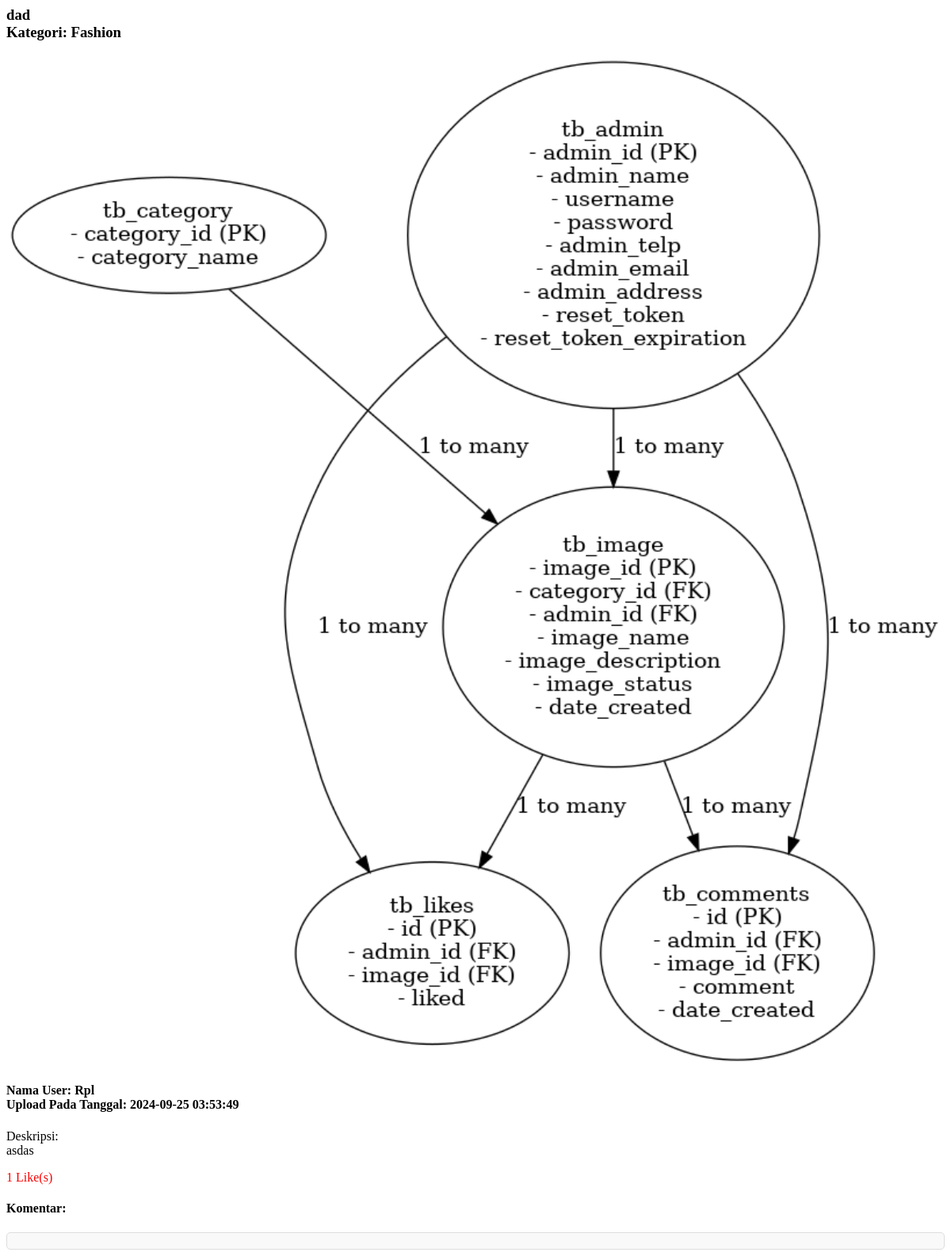
Page /fetch_image_details.php?id=59 on the committed database.
### tables this page shows
CREATE TABLE `tb_image` (
  `image_id` int(11) NOT NULL,
  `category_id` int(11) NOT NULL,
  `category_name` varchar(100) NOT NULL,
  `admin_id` int(11) NOT NULL,
  `admin_name` varchar(100) NOT NULL,
  `image_name` varchar(100) NOT NULL,
  `image_description` text NOT NULL,
  `image` varchar(100) NOT NULL,
  `image_status` tinyint(1) NOT NULL,
  `date_created` timestamp NOT NULL DEFAULT current_timestamp() ON UPDATE current_timestamp()
);

CREATE TABLE `tb_category` (
  `category_id` int(11) NOT NULL,
  `category_name` varchar(25) NOT NULL
);

### fetch_image_details.php (the view, shortened to what this page needs)
<?php
include 'includes/config.php';
if (isset($_GET['id'])) {
    $image_id = $_GET['id'];
    $query = "SELECT i.*, c.category_name FROM tb_image i
              JOIN tb_category c ON i.category_id = c.category_id
              WHERE i.image_id = '$image_id'";
    $result = mysqli_query($conn, $query);
    if ($result && mysqli_num_rows($result) > 0) {
        $p = mysqli_fetch_assoc($result);
        echo "<h3>{$p['image_name']}<br />Kategori: {$p['category_name']}</h3>
              <img src='foto/{$p['image']}' alt='{$p['image_name']}' style='width: 100%; height: auto; object-fit: cover;' />
              <h4>Nama User: {$p['admin_name']}<br />
                  Upload Pada Tanggal: {$p['date_created']}</h4>
              <p>Deskripsi:<br />{$p['image_description']}</p>";
        if (isset($_SESSION['admin_id'])) {
            $query_like = "SELECT * FROM tb_likes WHERE admin_id = '" . $_SESSION['admin_id'] . "' AND image_id = '$image_id'";
            $result_like = mysqli_query($conn, $query_like);
            $like_status = mysqli_fetch_assoc($result_like);
            $query_count_likes = "SELECT COUNT(*) as total_likes FROM tb_likes WHERE image_id = '$image_id' AND liked = 1";
            $result_count_likes = mysqli_query($conn, $query_count_likes);
            $total_likes = mysqli_fetch_assoc($result_count_likes)['total_likes'];
            $like_color = ($like_status && $like_status['liked'] == 1) ? 'color:red' : 'color:black';
            echo "<span class='love-icon' style='{$like_color};' onclick='likePost({$image_id})'>
                    <i class='fas fa-heart'></i> {$total_likes} Like(s)
                  </span>";
        } else {
            $query_count_likes = "SELECT COUNT(*) as total_likes FROM tb_likes WHERE image_id = '$image_id' AND liked = 1";
            $result_count_likes = mysqli_query($conn, $query_count_likes);
            $total_likes = mysqli_fetch_assoc($result_count_likes)['total_likes'];
            echo "<span class='love-icon' style='color:red;'>
                    <i class='fas fa-heart'></i> {$total_likes} Like(s)
                  </span>";
        }
        echo "<h4>Komentar:</h4>";
        echo "<div class='comments-section'>";
        echo "</div>";
    } else {
        echo "Image details not found.";
    }
}
?>
<!DOCTYPE html>
<html lang="en">
<head>
</head>
<body>
</body>
</html>

### fetch_image_details.php (style rules this page uses)
.comments-section { max-height: 200px; overflow-y: auto; border: 1px solid #ddd; padding: 10px; background-color: #f9f9f9; border-radius: 5px; }

### rows in the picture
tb_image: image_name "dad", category.category_name "Fashion", image (picture), admin_name "Rpl", date_created "2024-09-25 03:53:49", image_description "asdas"

### other values in the picture
$total_likes "1"
